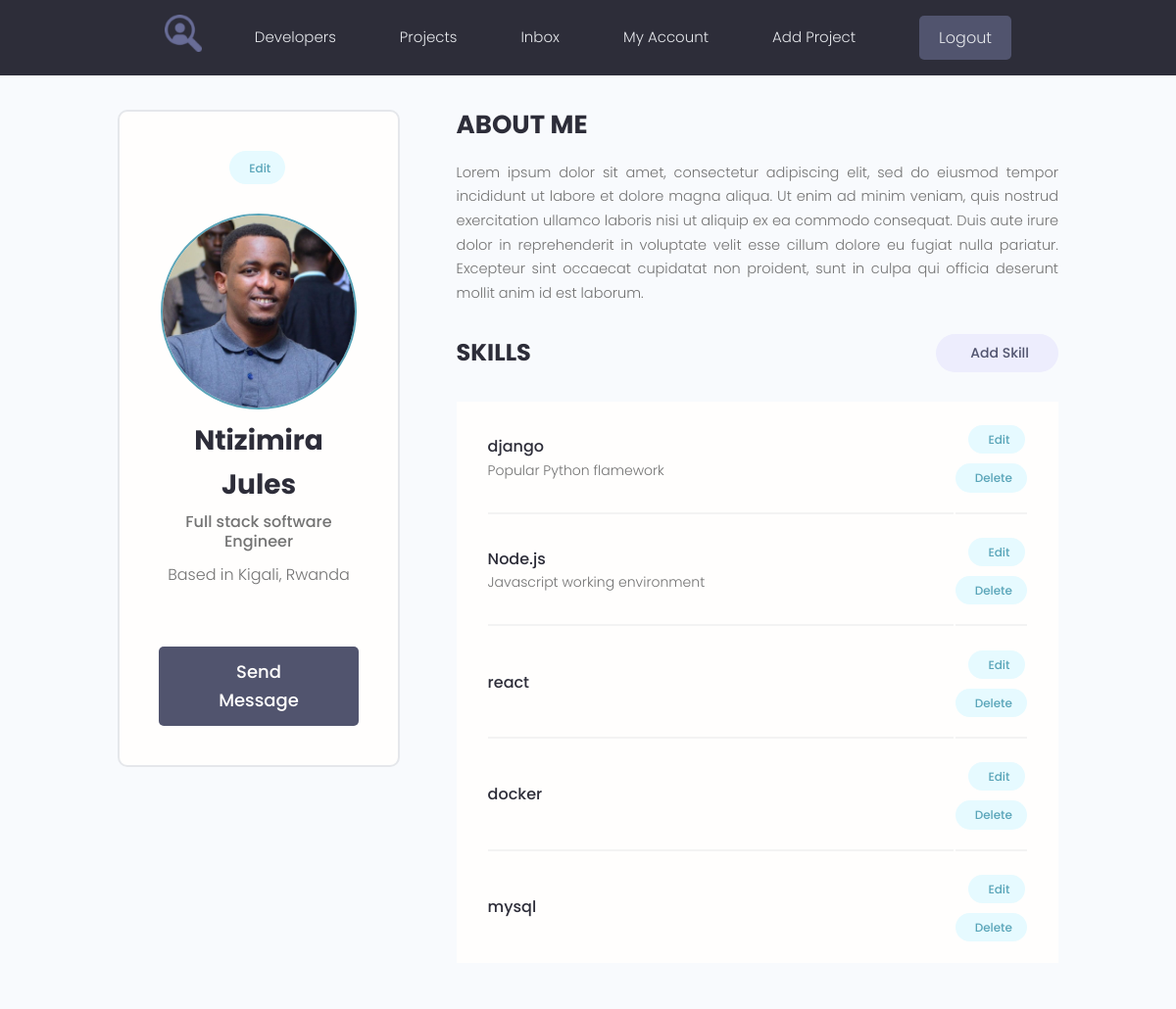
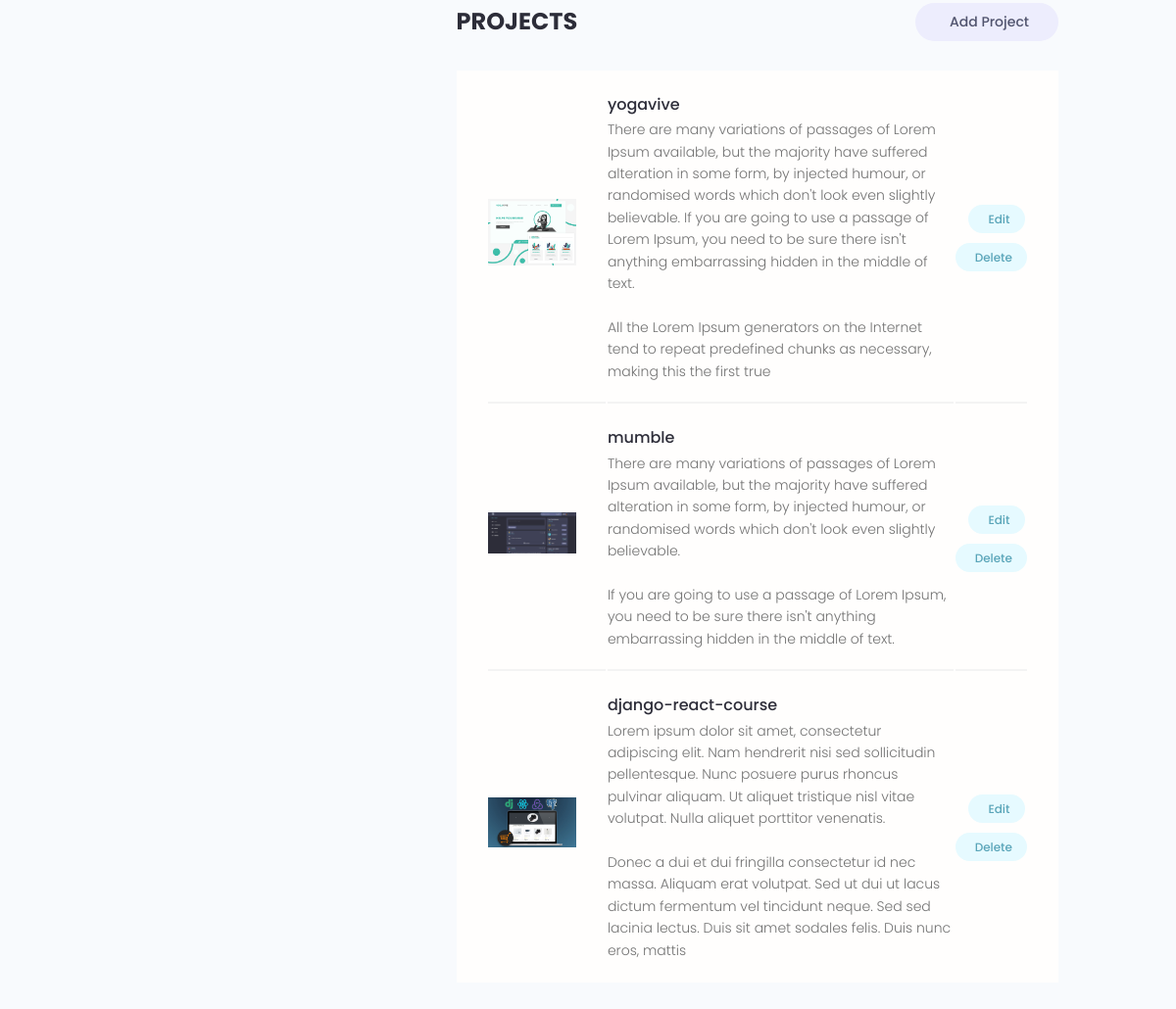
Page /account (signed in) on the earlier database version (2 pictures, top to bottom).
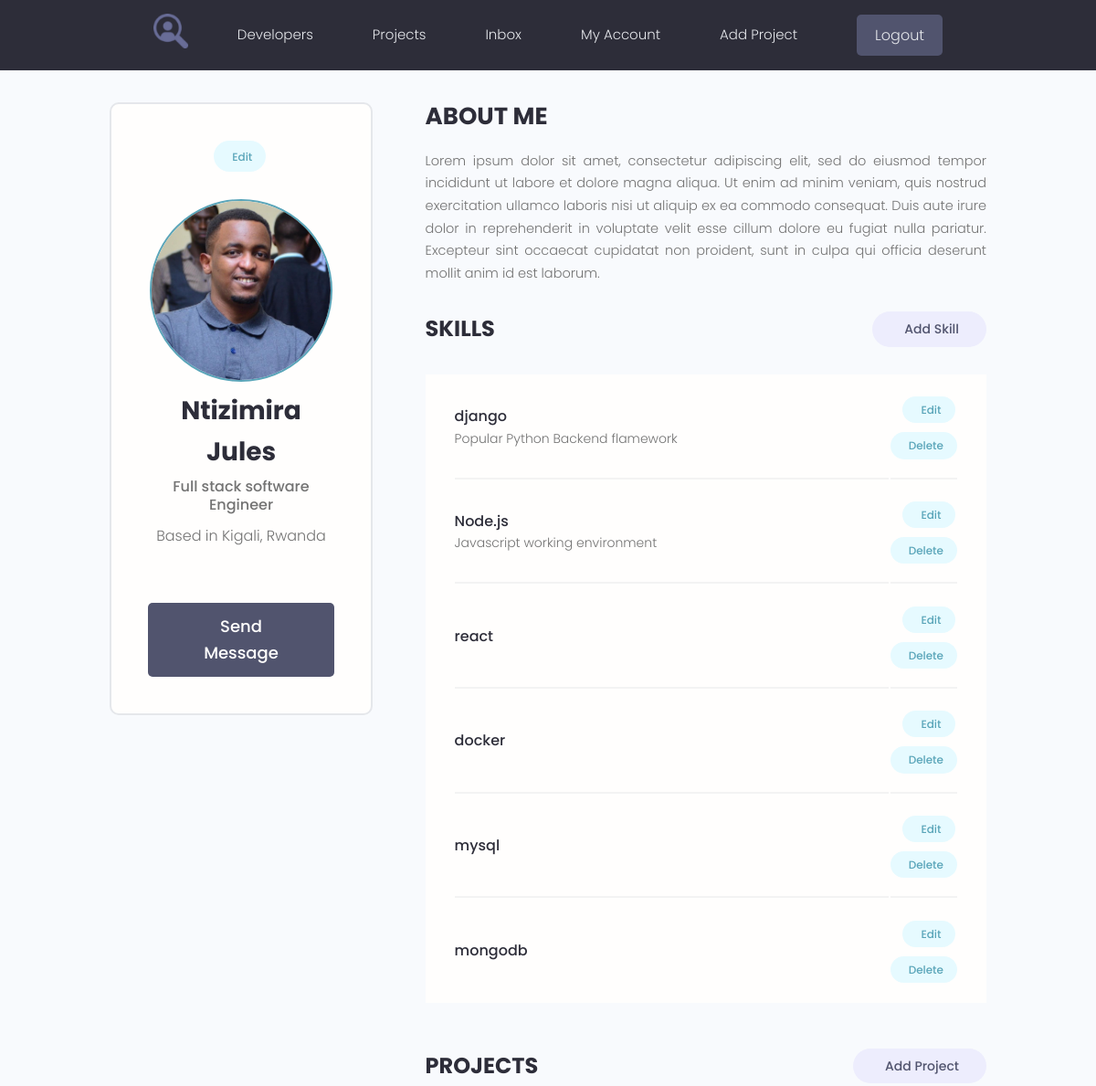
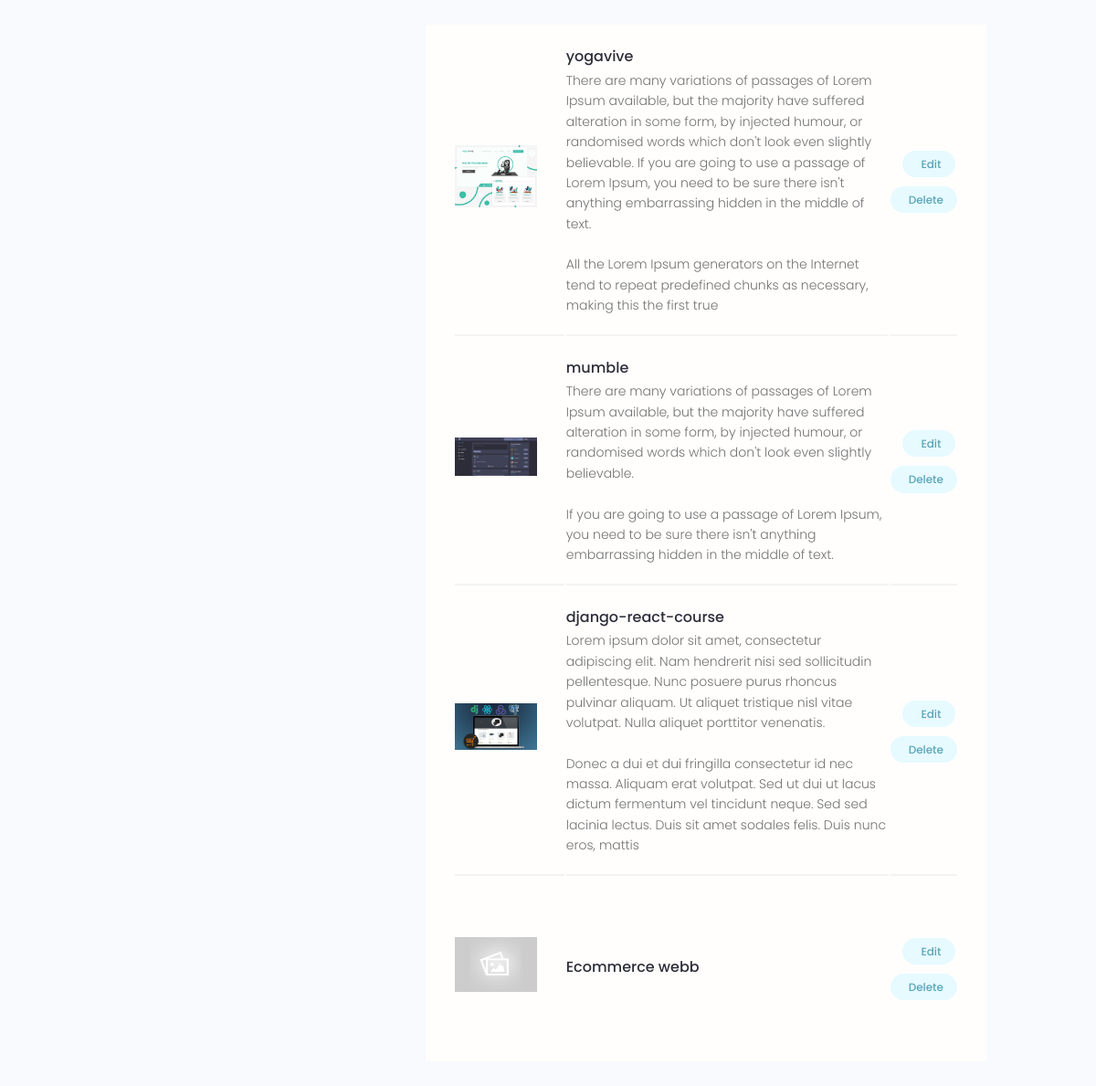
Same page on the later database version (2 pictures, top to bottom).
### models/skill.py (models this page shows, shortened)
class Skill(BaseModel, Base):
    __tablename__ = 'skills'
    profile_id = Column(String(60), ForeignKey('profiles.id'), nullable=True)
    name = Column(String(200), nullable=False)
    description = Column(Text, nullable=True)

### models/project.py (models this page shows, shortened)
class Project(BaseModel, Base):
    __tablename__ = 'projects'
    user_id = Column(String(60), ForeignKey('users.id'), nullable=True)
    title = Column(String(150), nullable=False)
    description = Column(Text, nullable=True)
    demo_link = Column(String(2000), nullable=True)
    source_link = Column(Text, nullable=True)
    vote_ratio = Column(Integer, nullable=True)
    vote_count = Column(Integer, nullable=True)
    image_url = Column(String(2000), default='images/default.jpg')
    tags = relationship("Tag", secondary=project_tag, viewonly=False)
    comments = relationship("Comment", backref="project", cascade="all, delete-orphan")
    rates = relationship("Rate", backref="project", cascade="all, delete-orphan")

### webdynamic/views/users.py (the view)
@app_views.route('/account', methods=['GET'], strict_slashes=False)
@login_required
def account():
    profile = current_user.profile
    print(profile.name)
    return render_template('account.html', profile=profile)

### models/engine/dbManager.py (called while the page is built)
    def all(self, cls=None):
        new_dict = {}
        for clss in classes:
            if cls is None or cls is classes[clss] or cls is clss:
                objs = self.__session.query(classes[clss]).all()
                for obj in objs:
                    key = obj.__class__.__name__ + '.' + obj.id
                    new_dict[key] = obj
        return (new_dict)

    def get(self, cls, id):
        for obj in self.all(cls).values():
            if id == obj.id:
                return obj

### webdynamic/app.py (called while the page is built)
def linebreaksbr(value):
    return Markup(value.replace('\n', '<br>'))

@login_manager.user_loader
def load_user(user_id):
    print('loading..')
    user = storage.get(User, user_id)
    print(user.username)
    return user

@app.context_processor
def inject_user():
    return dict(current_user=current_user)

### webdynamic/templates/account.html (shortened to what this page needs)
{% extends 'main.html' %}
{% block content %}
<main class="settingsPage profile my-md">
    <div class="container">
      <div class="layout">
        <div class="column column--1of3">
          <div class="card text-center">
            <div class="card__body dev">
              <a class="tag tag--pill tag--main settings__btn" href="{{url_for('app_views.update_profile', profile_id=profile.id)}}"> Edit</a>
              <img class="avatar avatar--xl dev__avatar" src="{{url_for('static', filename=profile.profile_image_url)}}" />
              <h2 class="dev__name">{{profile.name}}</h2>
              <p class="dev__title">{{profile.headline}}</p>
              <p class="dev__location">Based in {{profile.location}}</p>
              <a href="#" class="btn btn--sub btn--lg">Send Message </a>
            </div>
          </div>
        </div>
        <div class="column column--2of3">
          <div class="devInfo">
            <h3 class="devInfo__title">About Me</h3>
            {% if profile.bio %}
            <p class="devInfo__about">{{profile.bio | linebreaksbr}}</p>
            {% endif %}
          </div>
          <div class="settings">
            <h3 class="settings__title">Skills</h3>
            <a class="tag tag--pill tag--sub settings__btn tag--lg" href="{{url_for('app_views.add_skill')}}"> Add Skill</a>
          </div>
          <table class="settings__table">
            {% for skill in profile.skills %}
            <tr>
              <td class="settings__tableInfo">
                <h4>{{skill.name}}</h4>
                <p>{{skill.description | linebreaksbr}}</p>
              </td>
              <td class="settings__tableActions">
                <a class="tag tag--pill tag--main settings__btn" href="{{url_for('app_views.update_skill', skill_id=skill.id)}}"> Edit</a>
                <a class="tag tag--pill tag--main settings__btn" href="{{url_for('app_views.delete_skill', skill_id=skill.id)}}">
                  Delete</a>
              </td>
            </tr>
            {% endfor %}
          </table>
          <div class="settings">
            <h3 class="settings__title">Projects</h3>
            <a class="tag tag--pill tag--sub settings__btn tag--lg" href="{{url_for('app_views.create_project')}}"> Add Project</a>
          </div>
          <table class="settings__table">
            {% for project in profile.user.projects %}
            <tr>
              <td class="settings__thumbnail">
                <a href="{{url_for('app_views.single_project', id=project.id )}}"><img src="{{url_for('static', filename=project.image_url)}}" alt="Project Thumbnail" /></a>
              </td>
              <td class="settings__tableInfo">
                <a href="{{url_for('app_views.single_project', id=project.id )}}">{{project.title}}</a>
                <p>{{project.description | linebreaksbr}}</p>
              </td>
              <td class="settings__tableActions">
                <a class="tag tag--pill tag--main settings__btn" href="{{url_for('app_views.update_project', project_id=project.id)}}"> Edit</a>
                <a class="tag tag--pill tag--main settings__btn" href="{{url_for('app_views.delete_project', project_id=project.id)}}">
                  Delete</a>
              </td>
            </tr>
            {% endfor %}
          </table>
        </div>
      </div>
    </div>
  </main>
{% endblock %}

Differences in the rows shown:
changed Skill "django": description "Popular Python flamework" → "Popular Python Backend flamework"
added Skill: name "mongodb"
added Project: image_url (placeholder picture), title "Ecommerce webb"
